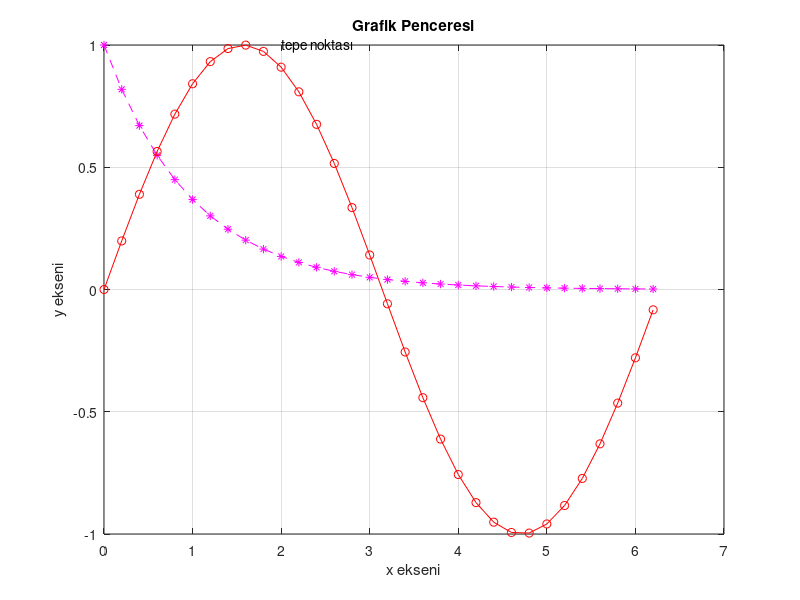

This figure's MATLAB source:
% grafiklerin çizileceği aralığı ve sıklığı oluşturma
t = 0:0.2:2*pi;

% grafiğin basılacağı aralığı oluşturma
xlim([0 2*pi])
ylim([-1.5 1.5])

% grafiği çizilecek fonksiyonları tanımlama
e = exp(-t);
s = sin(t);

% iki grafiği tek plot fonksiyonu ile kareli arka plana çizme
plot(t,e,"m--*", t,s,"r-o");
grid;

% grafik başlığı, x etiketi ve y etiketi oluşturma
title("Grafik Penceresi");
xlabel("x ekseni");
ylabel("y ekseni");

% tepe noktası ifadesini yazdırma
text(2,1,"tepe noktası")
